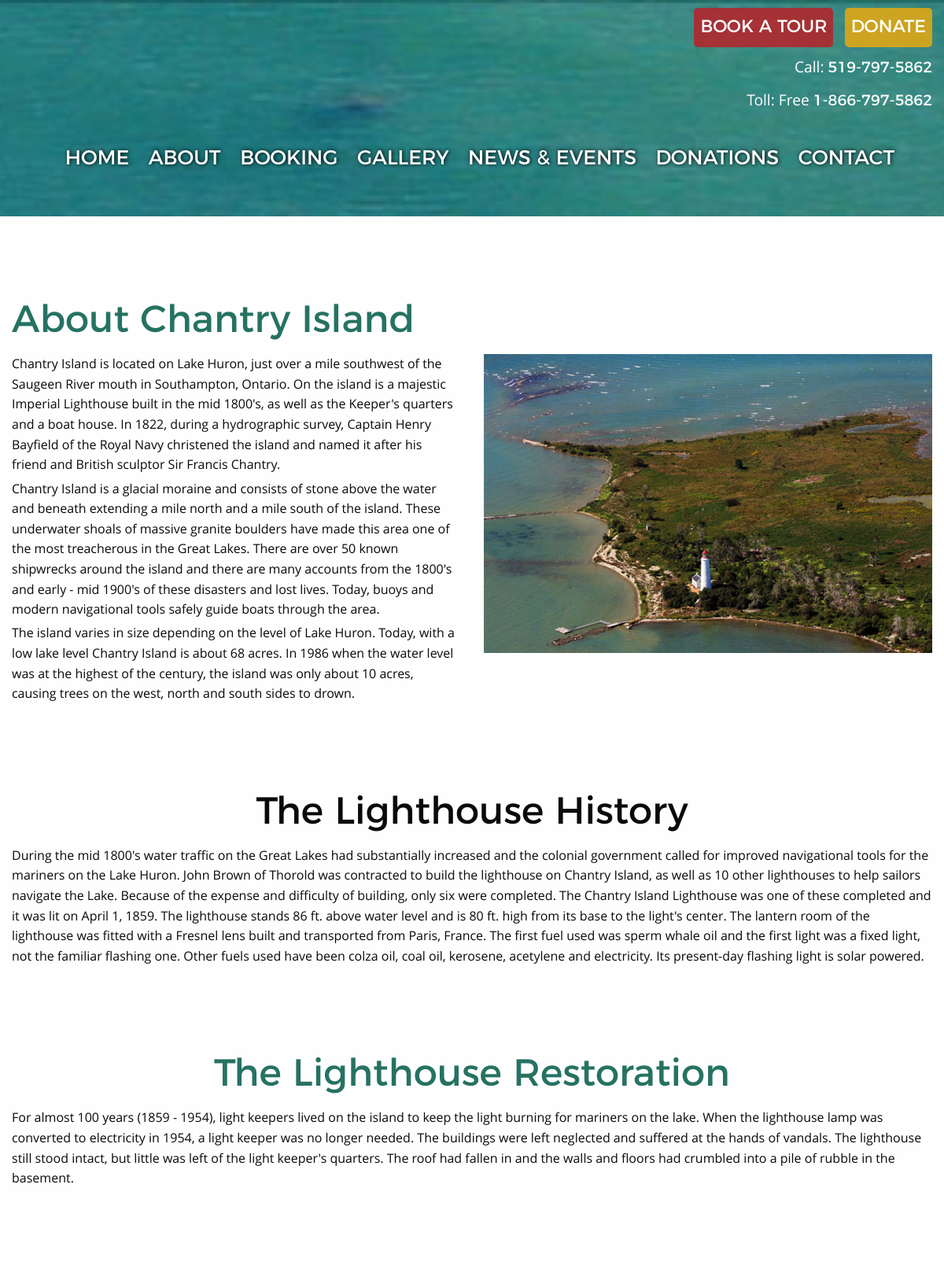
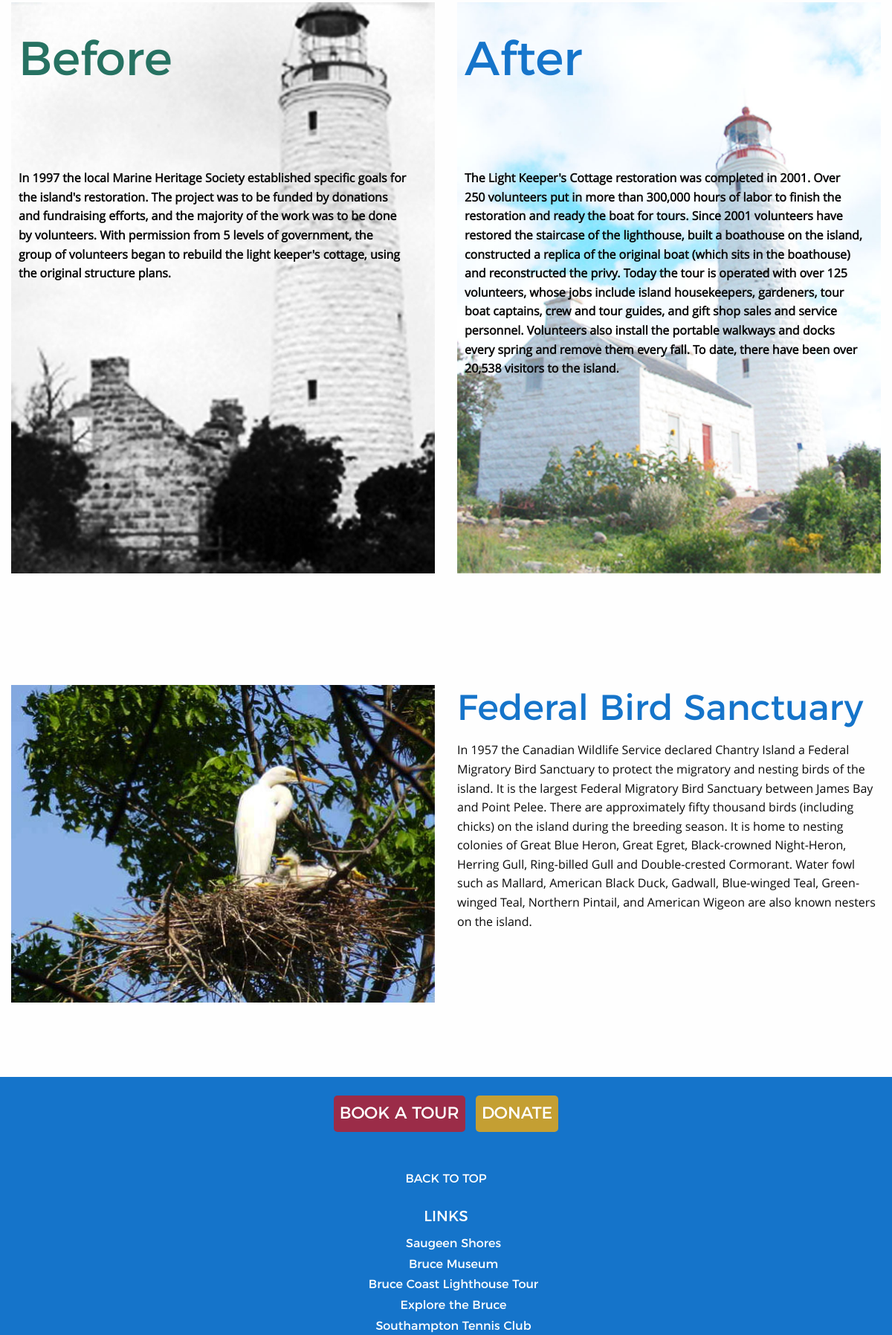
Page /about.php (upper part) on the committed database (2 pictures, top to bottom).
### tables this page shows
CREATE TABLE `tbl_about` (
  `about_id` smallint(5) UNSIGNED NOT NULL,
  `about_sec1Title` varchar(300) NOT NULL,
  `about_sec1Text1` text NOT NULL,
  `about_sec1Text2` text NOT NULL,
  `about_sec1Text3` text NOT NULL,
  `about_sec2Title` varchar(300) NOT NULL,
  `about_sec2Text` text NOT NULL,
  `about_sec3Title` varchar(300) NOT NULL,
  `about_sec3Text` text NOT NULL,
  `about_beforeText` text NOT NULL,
  `about_afterText` text NOT NULL,
  `about_sec4Title` varchar(300) NOT NULL,
  `about_sec4Text` text NOT NULL
);

### admin/phpscripts/read.php (called while the page is built, shortened)
<?php
	function getAll($tbl)
	{
		include('connect.php');
		$queryAll = "SELECT * FROM {$tbl}";
		$runAll = mysqli_query($link, $queryAll);
		if($runAll)
		{
			return $runAll;
		}
		else
		{
			$error =  "There was an error accessing this information.  Please contact your admin.";
			return $error;
		}
	}
?>

### about.php (the view, shortened to what this page needs)
<?php
    $tbl = "tbl_about";
    $getContent = getAll($tbl);
?>
<!doctype html>
<html class="no-js" lang="en" dir="ltr">
  <head>
    <link rel="stylesheet" href="css/foundation.css">
    <link rel="stylesheet" href="css/app.css">
  </head>
  <body>
    <?php include('includes/header.php') ?>
    <section class="row aboutCISec">
    <div class="small-12 large-6 column">
    <?php while($row = mysqli_fetch_array($getContent)): ?>
        <h2 class="greenH"><?php echo $row['about_sec1Title']; ?></h2>
        <p><?php echo $row['about_sec1Text1']; ?></p>
        <p><?php echo $row['about_sec1Text2']; ?></p>
        <p><?php echo $row['about_sec1Text3']; ?></p>
    </div>
    <div class="small-12 large-6 column aboutCIImg">
    <img src="images/chantryisland-skyview.jpg" alt="Chantry Island sky view">
    </div>
    </section>
    <section class="row lhSec">
    <div class="small-12 column">
    <h2><?php echo $row['about_sec2Title']; ?></h2>
    <p><?php echo $row['about_sec2Text']; ?></p>
    </div>
    </section>
    <section class="row lhSec">
    <div class="small-12 column">
    <h2 class="greenH"><?php echo $row['about_sec3Title']; ?></h2>
    <p><?php echo $row['about_sec3Text']; ?></p>
    </div>
    </section>
    <section class="row ciBASec">
    <div class="small-12 large-6 column">
    <img src="images/lighthouse-before.jpg" alt="Chantry Island Lighthouse Before">
    <div class="textOverlay">
    <h2 class="greenH">Before</h2>
    <p ><?php echo $row['about_beforeText']; ?></p>
    </div>
    </div>
    <div class="small-12 large-6 column">
    <img src="images/lighthouse-after.jpg" alt="Chantry Island Lighthouse After">
    <div class="textOverlay2">
    <h2 class="blueH">After</h2>
    <p><?php echo $row['about_afterText']; ?></p>
    </div>
    </div>
    </section>
    <section class="row fdiSec">
    <div class="small-12 large-6 column">
    <img src="images/chantryisland-birds.jpg" alt="Chantry Island Birds">
    </div>
    <div class="small-12 large-6 column">
    <h2 class="blueH"><?php echo $row['about_sec4Title']; ?></h2>
    <p><?php echo $row['about_sec4Text']; ?></p>
    <?php endwhile; ?>
    </div>
    </section>
    <?php include('includes/footer.php') ?>
  </body>
</html>

### css/app.css (style rules this page uses)
p, td { font-family: 'open_sansregular', Arial, sans-serif; margin-bottom: 0.3rem; }
h1, h2, h3, h4, h5, h6, a, th { font-family: 'montserratregular', "Lucida Sans", "DejaVu Sans", Verdana, sans-serif; }
h2 { font-size: 2em; }
.greenH { color: #267262; }
.blueH { color: #1574ca; }
.aboutCISec { margin-top: 50px; }
.aboutCISec img { margin-top: 75px; }
.aboutCIImg { text-align: center; }
.lhSec { margin-top: 50px; margin-bottom: 50px; }
.lhSec h2 { text-align: center; }
.ciBASec h2 { margin-top: 25px; }
.textOverlay p:nth-child(2) { margin-bottom: 25px; }
.fdiSec { margin-top: 50px; margin-bottom: 50px; }
.fdiSec h2 { margin-top: 25px; }
@media only screen and (min-width: 48.125em) { h2 { font-size: 3em; } }
@media only screen and (min-width: 48.125em) { .ciBASec { position: relative; } }
@media only screen and (min-width: 48.125em) { .ciBASec h2 { margin-top: 0px; } }
@media only screen and (min-width: 48.125em) { .textOverlay p:nth-child(2) { margin-bottom: 0px; } }
@media only screen and (min-width: 48.125em) { .textOverlay { padding: 10px; position: absolute; top: 25px; } }
@media only screen and (min-width: 48.125em) { .textOverlay2 { padding: 10px; position: absolute; top: 1285px; } }
@media only screen and (min-width: 48.125em) { .textOverlay h2 { font-size: 4em; margin-bottom: 100px; } }
@media only screen and (min-width: 48.125em) { .textOverlay2 h2 { font-size: 4em; margin-bottom: 100px; } }
@media only screen and (min-width: 48.125em) { .textOverlay p { font-weight: 700; max-width: 45%; } }
@media only screen and (min-width: 48.125em) { .textOverlay2 p { font-weight: 700; max-width: 45%; } }
@media screen and (min-width: 64em) { .textOverlay { padding: 10px; position: absolute; top: 25px; } }
@media screen and (min-width: 64em) { .textOverlay2 { padding: 10px; position: absolute; top: 25px; } }
@media screen and (min-width: 64em) { .textOverlay2 p { max-width: 95%; } }
@media screen and (min-width: 64em) { .aboutCISec { margin-top: 100px; } }
@media screen and (min-width: 64em) { .aboutCISec img { margin-top: 75px; } }
@media screen and (min-width: 64em) { .lhSec { margin-top: 100px; margin-bottom: 100px; } }
@media screen and (min-width: 64em) { .lhSec h2 { text-align: center; } }
@media screen and (min-width: 64em) { .fdiSec { margin-top: 150px; margin-bottom: 100px; } }
@media screen and (min-width: 64em) { .fdiSec h2 { margin-top: 0px; } }

### rows in the picture
tbl_about: about_sec1Title "About Chantry Island", about_sec1Text1 "Chantry Island is located on Lake Huron, just over a mile southwest of the Saugeen River mouth in Southampton, Ontario. On the island is a majestic Imperial Lighthouse built in the mid 1800's, as well as the Keeper's quarters and a boat house. In 1822, during a hydrographic survey, Captain Henry Bayfield of the Royal Navy christened the island and named it after his friend and British sculptor Sir Francis Chantry.", about_sec1Text2 "Chantry Island is a glacial moraine and consists of stone above the water and beneath extending a mile north and a mile south of the island. These underwater shoals of massive granite boulders have made this area one of the most treacherous in the Great Lakes. There are over 50 known shipwrecks around the island and there are many accounts from the 1800's and early - mid 1900's of these disasters and lost lives. Today, buoys and modern navigational tools safely guide boats through the area.", about_sec1Text3 "The island varies in size depending on the level of Lake Huron. Today, with a low lake level Chantry Island is about 68 acres. In 1986 when the water level was at the highest of the century, the island was only about 10 acres, causing trees on the west, north and south sides to drown.", about_sec2Title "The Lighthouse History", about_sec2Text "During the mid 1800's water traffic on the Great Lakes had substantially increased and the colonial government called for improved navigational tools for the mariners on the Lake Huron. John Brown of Thorold was contracted to build the lighthouse on Chantry Island, as well as 10 other lighthouses to help sailors navigate the Lake. Because of the expense and difficulty of building, only six were completed. The Chantry Island Lighthouse was one of these completed and it was lit on April 1, 1859. The lighthouse stands 86 ft. above water level and is 80 ft. high from its base to the light's center. The lantern room of the lighthouse was fitted with a Fresnel lens built and transported from…", about_sec3Title "The Lighthouse Restoration", about_sec3Text "For almost 100 years (1859 - 1954), light keepers lived on the island to keep the light burning for mariners on the lake. When the lighthouse lamp was converted to electricity in 1954, a light keeper was no longer needed. The buildings were left neglected and suffered at the hands of vandals. The lighthouse still stood intact, but little was left of the light keeper's quarters. The roof had fallen in and the walls and floors had crumbled into a pile of rubble in the basement.", about_beforeText "In 1997 the local Marine Heritage Society established specific goals for the island's restoration. The project was to be funded by donations and fundraising efforts, and the majority of the work was to be done by volunteers. With permission from 5 levels of government, the group of volunteers began to rebuild the light keeper's cottage, using the original structure plans.", about_afterText "The Light Keeper's Cottage restoration was completed in 2001. Over 250 volunteers put in more than 300,000 hours of labor to finish the restoration and ready the boat for tours. Since 2001 volunteers have restored the staircase of the lighthouse, built a boathouse on the island, constructed a replica of the original boat (which sits in the boathouse) and reconstructed the privy. Today the tour is operated with over 125 volunteers, whose jobs include island housekeepers, gardeners, tour boat captains, crew and tour guides, and gift shop sales and service personnel. Volunteers also install the portable walkways and docks every spring and remove them every fall. To date, there have been over…", about_sec4Title "Federal Bird Sanctuary", about_sec4Text "In 1957 the Canadian Wildlife Service declared Chantry Island a Federal Migratory Bird Sanctuary to protect the migratory and nesting birds of the island. It is the largest Federal Migratory Bird Sanctuary between James Bay and Point Pelee. There are approximately fifty thousand birds (including chicks) on the island during the breeding season. It is home to nesting colonies of Great Blue Heron, Great Egret, Black-crowned Night-Heron, Herring Gull, Ring-billed Gull and Double-crested Cormorant. Water fowl such as Mallard, American Black Duck, Gadwall, Blue-winged Teal, Green-winged Teal, Northern Pintail, and American Wigeon are also known nesters on the island."
